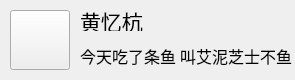
<?xml version="1.0" encoding="UTF-8"?>
<ui version="4.0">
 <class>useritem</class>
 <widget class="QWidget" name="useritem">
  <property name="geometry">
   <rect>
    <x>0</x>
    <y>0</y>
    <width>295</width>
    <height>80</height>
   </rect>
  </property>
  <property name="minimumSize">
   <size>
    <width>295</width>
    <height>80</height>
   </size>
  </property>
  <property name="maximumSize">
   <size>
    <width>295</width>
    <height>80</height>
   </size>
  </property>
  <property name="windowTitle">
   <string>Form</string>
  </property>
  <widget class="QPushButton" name="pb_icon">
   <property name="geometry">
    <rect>
     <x>10</x>
     <y>10</y>
     <width>60</width>
     <height>60</height>
    </rect>
   </property>
   <property name="text">
    <string/>
   </property>
   <property name="iconSize">
    <size>
     <width>60</width>
     <height>60</height>
    </size>
   </property>
  </widget>
  <widget class="QLabel" name="lb_name">
   <property name="geometry">
    <rect>
     <x>80</x>
     <y>10</y>
     <width>151</width>
     <height>21</height>
    </rect>
   </property>
   <property name="font">
    <font>
     <family>仿宋</family>
     <pointsize>16</pointsize>
    </font>
   </property>
   <property name="text">
    <string>黄忆杭</string>
   </property>
  </widget>
  <widget class="QLabel" name="lb_feeling">
   <property name="geometry">
    <rect>
     <x>80</x>
     <y>40</y>
     <width>221</width>
     <height>31</height>
    </rect>
   </property>
   <property name="font">
    <font>
     <family>仿宋</family>
     <pointsize>12</pointsize>
    </font>
   </property>
   <property name="text">
    <string>今天吃了条鱼 叫艾泥芝士不鱼</string>
   </property>
  </widget>
 </widget>
 <resources/>
 <connections/>
</ui>
